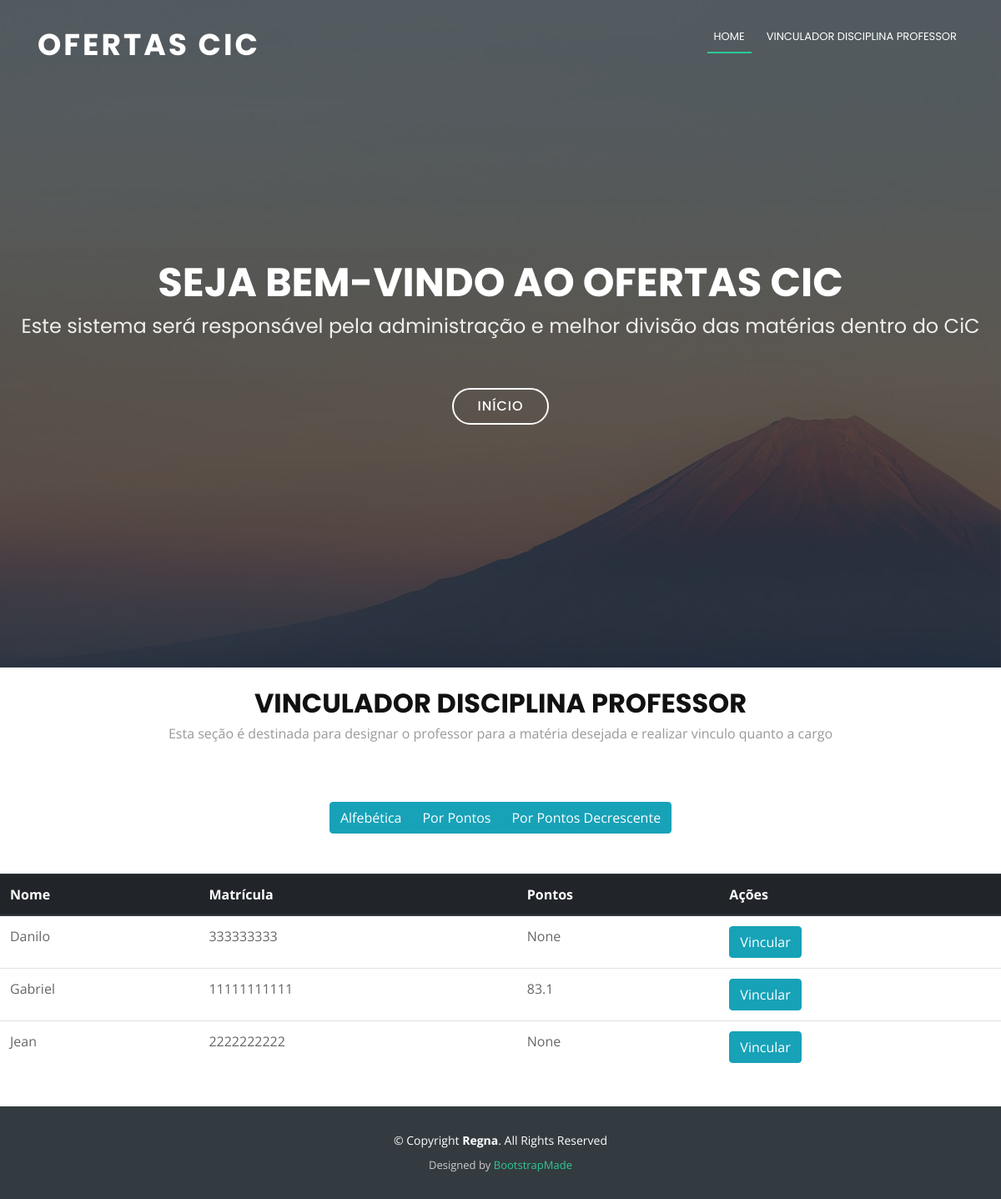
The page /cms/professorDisciplinaPasso1/ on the database its author committed.
### cms/models.py (models this page shows)
class professor(models.Model):
    id_professor = models.AutoField(primary_key=True)
    nome = models.CharField('Nome do professor', max_length=500)
    matricula = models.CharField('Matricula do professor', max_length=500)
    id_tipo_professor = models.ForeignKey(tipo_professor, related_name='tipo_professor')
    ativo = models.BooleanField(default=True)
    objects = professor_manager()

### cms/views.py (the view)
def professorDisciplinaPasso1(request):
    context = {}
    form = RankingForm()
    if request.method == 'POST':
        ordena = request.POST.get('ordena')
        print(ordena + 'PRINT AQUI')
        if ordena == 'alf':
            ranks = form.carregarRankingAlfabetico()
        else:
            if ordena == 'pontosasc':
                ranks = form.carregarRankingPontuacaoAsc()
            else:
                if ordena == 'pontosdesc':
                    ranks = form.carregarRankingPontuacaoDesc()
                else:
                    print('ERRO NO ranking')
    else:
        ranks = form.carregarRankingAlfabetico()
    context['ranks'] = ranks
    context['form'] = form
    template_name = 'oferta/vinculoProfessorDisciplina.html'
    return render(request, template_name, context)

### cms/forms.py (called while the page is built)
    def carregarRankingAlfabetico(self):
        return professor.objects.carregarRankingOrdenadoNome()

### cms/models.py (called while the page is built)
    def carregarRankingOrdenadoNome(self):
        return self.raw('SELECT p.id_professor, p.nome, p.matricula, ' +
                        'sum(rpd.pontos) as pontuacao from cms_professor as p left join cms_rel_professor_disciplina ' +
                        'as rpd on p.id_professor = rpd.id_professor_id GROUP BY p.id_professor, ' +
                        'p.nome, p.matricula ORDER BY p.nome asc')

### cms/templates/oferta/vinculoProfessorDisciplina.html (shortened to what this page needs)
{% extends "base.html" %}
{% load static  %}
{% block navbar %}
<ul class="nav-menu">
          <li class="menu-active"><a href="{% url 'index' %}">Home</a></li>
  <li><a href="#disciplina&professor"> Vinculador Disciplina Professor </a></li>
        </ul>
{% endblock %}
{% block content %}
<br id="contact">
      <div class="container wow fadeInUp">
        <div class="section-header">
          <h3 class="section-title">Vinculador Disciplina Professor</h3>
          <p class="section-description">Esta seção é destinada para designar o professor para a matéria desejada e realizar vinculo quanto a cargo</p>
        </div>
      </div>
      <form method="post" action="#orderRank">
        <div class="text-center">
          <div class="btn-group">
            <button type="submit" class="btn btn-info" value="alf" name="ordena">Alfebética</button>
            <button type="submit" class="btn btn-info" value="pontosasc" name="ordena">Por Pontos</button>
            <button type="submit" class="btn btn-info" value="pontosdesc" name="ordena">Por Pontos Decrescente</button>
          </div>
        </div>
      </form>
      <br/>
      <br/>
      <form method="get" action="{% url 'professorDisciplinaPasso2' %}" >
      <table class="table">
        <thead class="thead-dark">
          <tr>
            <th scope="col">Nome</th>
            <th scope="col">Matrícula</th>
            <th scope="col">Pontos</th>
            <th scope="col">Ações</th>
          </tr>
        </thead>
        <tbody>
          {% for rank in ranks %}
          <tr>
            <td>
              {{rank.nome}}
            </td>
            <td>
              {{rank.matricula}}
            </td>
            <td>
              {{rank.pontuacao}}
            </td>
            <td>
               <button class="btn btn-info" type="submit" value="{{rank.id_professor}}" name="vincula" > Vincular</button>
            </td>
          </tr>
          {% endfor %}
        </tbody>
        </table>
        </form>
{% endblock %}

### cms/static/Regna/css/style.css (style rules this page uses)
body { background: #fff; color: #666666; font-family: "Open Sans", sans-serif; }
a { color: #2dc997; }
p { padding: 0; margin: 0 0 30px 0; }
h1, h2, h3, h4, h5, h6 { font-family: "Poppins", sans-serif; font-weight: 400; margin: 0 0 20px 0; padding: 0; }
.nav-menu, .nav-menu * { margin: 0; padding: 0; list-style: none; }
.nav-menu li { position: relative; white-space: nowrap; }
.nav-menu > li { float: left; }
.nav-menu a { padding: 0 8px 10px 8px; text-decoration: none; display: inline-block; color: #fff; font-family: "Poppins", sans-serif; font-weight: 400; text-transform: uppercase; font-size: 13px; outline: none; }
.nav-menu > li { margin-left: 10px; }
.nav-menu > li > a:before { content: ""; position: absolute; width: 100%; height: 2px; bottom: 0; left: 0; background-color: #2dc997; visibility: hidden; -webkit-transform: scaleX(0); transform: scaleX(0); -webkit-transition: all 0.3s ease-in-out 0s; transition: all 0.3s ease-in-out 0s; }
.nav-menu a:hover:before, .nav-menu li:hover > a:before, .nav-menu .menu-active > a:before { visibility: visible; -webkit-transform: scaleX(1); transform: scaleX(1); }
.section-header .section-title { font-size: 32px; color: #111; text-transform: uppercase; text-align: center; font-weight: 700; margin-bottom: 5px; }
.section-header .section-description { text-align: center; padding-bottom: 40px; color: #999; }

### rows shown on the page
professor: nome "Danilo", matricula "333333333", pontuacao "None", {{ rank.id_professor }} 3 (drawn)
professor: nome "Gabriel", matricula "11111111111", pontuacao "83.1", {{ rank.id_professor }} 1 (drawn)
professor: nome "Jean", matricula "2222222222", pontuacao "None", {{ rank.id_professor }} 2 (drawn)
